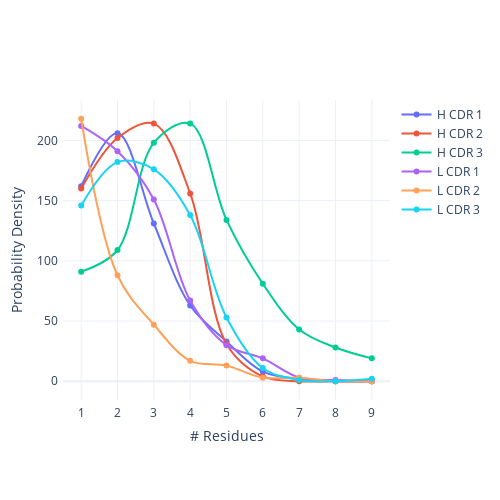

Notebook code cell kept with this figure:
### Code cell
hrange = (0, 10)
hcdr1_hist = np.histogram(buried_ab_ag_interface_res['hcdr1'], range=hrange, bins=10)
hcdr2_hist = np.histogram(buried_ab_ag_interface_res['hcdr2'], range=hrange, bins=10)
hcdr3_hist = np.histogram(buried_ab_ag_interface_res['hcdr3'], range=hrange, bins=10)
lcdr1_hist = np.histogram(buried_ab_ag_interface_res['lcdr1'], range=hrange, bins=10)
lcdr2_hist = np.histogram(buried_ab_ag_interface_res['lcdr2'], range=hrange, bins=10)
lcdr3_hist = np.histogram(buried_ab_ag_interface_res['lcdr3'], range=hrange, bins=10)

print('Average CDR length (number of residues)')
print(
    '   CDR1 CDR2 CDR3\n'
    f'H : {round(buried_ab_ag_interface_res["hcdr1"].mean(), 1)} '
    f' {round(buried_ab_ag_interface_res["hcdr2"].mean(), 1)} '
    f' {round(buried_ab_ag_interface_res["hcdr3"].mean(), 1)}\n'
    f'L : {round(buried_ab_ag_interface_res["lcdr1"].mean(), 1)} '
    f' {round(buried_ab_ag_interface_res["lcdr2"].mean(), 1)} '
    f' {round(buried_ab_ag_interface_res["lcdr3"].mean(), 1)}'
)
print(hcdr1_hist)
print(hcdr2_hist)
print(hcdr3_hist)
print(lcdr1_hist)
print(lcdr2_hist)
print(lcdr3_hist)

fig = go.Figure()
fig.add_trace(go.Scatter(y=hcdr1_hist[0][1:], x=hcdr1_hist[1][1:],
                    mode='lines+markers', line_shape='spline',
                    name='H CDR 1'))
fig.add_trace(go.Scatter(y=hcdr2_hist[0][1:], x=hcdr2_hist[1][1:],
                    mode='lines+markers', line_shape='spline',
                    name='H CDR 2'))
fig.add_trace(go.Scatter(y=hcdr3_hist[0][1:], x=hcdr3_hist[1][1:],
                    mode='lines+markers', line_shape='spline',
                    name='H CDR 3'))
fig.add_trace(go.Scatter(y=lcdr1_hist[0][1:], x=lcdr1_hist[1][1:],
                    mode='lines+markers', line_shape='spline',
                    name='L CDR 1'))
fig.add_trace(go.Scatter(y=lcdr2_hist[0][1:], x=lcdr2_hist[1][1:],
                    mode='lines+markers', line_shape='spline',
                    name='L CDR 2'))
fig.add_trace(go.Scatter(y=lcdr3_hist[0][1:], x=lcdr3_hist[1][1:],
                    mode='lines+markers', line_shape='spline',
                    name='L CDR 3'))
fig.update_layout(
    xaxis_title="# Residues",
    yaxis_title="Probability Density",
    template="plotly_white",
    autosize=False,
    width=500,
    height=500,
    margin=dict(
        l=50,
        r=50,
        b=100,
        t=100,
        pad=4
    ),
    xaxis_range=(0.5, 9.5),
    xaxis = dict(
        tickmode = 'linear',
        tick0 = 1,
        dtick = 1
    )
)
fig.show()

### Figure 1 — Plotly figure (JSON) as saved in the notebook; plotly's stock layout.template omitted (floating-point values rounded to 4 significant figures)
{"data": [{"line": {"shape": "spline"}, "mode": "lines+markers", "name": "H CDR 1", "type": "scatter", "x": [1, 2, 3, 4, 5, 6, 7, 8, 9, 10], "y": [162, 206, 131, 63, 33, 8, 2, 0, 0]}, {"line": {"shape": "spline"}, "mode": "lines+markers", "name": "H CDR 2", "type": "scatter", "x": [1, 2, 3, 4, 5, 6, 7, 8, 9, 10], "y": [160, 202, 214, 156, 31, 4, 0, 0, 0]}, {"line": {"shape": "spline"}, "mode": "lines+markers", "name": "H CDR 3", "type": "scatter", "x": [1, 2, 3, 4, 5, 6, 7, 8, 9, 10], "y": [91, 109, 198, 214, 134, 81, 43, 28, 19]}, {"line": {"shape": "spline"}, "mode": "lines+markers", "name": "L CDR 1", "type": "scatter", "x": [1, 2, 3, 4, 5, 6, 7, 8, 9, 10], "y": [212, 191, 151, 67, 30, 19, 3, 1, 0]}, {"line": {"shape": "spline"}, "mode": "lines+markers", "name": "L CDR 2", "type": "scatter", "x": [1, 2, 3, 4, 5, 6, 7, 8, 9, 10], "y": [218, 88, 47, 17, 13, 3, 3, 0, 0]}, {"line": {"shape": "spline"}, "mode": "lines+markers", "name": "L CDR 3", "type": "scatter", "x": [1, 2, 3, 4, 5, 6, 7, 8, 9, 10], "y": [146, 182, 176, 138, 53, 11, 1, 0, 2]}], "layout": {"autosize": false, "height": 500, "margin": {"b": 100, "l": 50, "pad": 4, "r": 50, "t": 100}, "width": 500, "xaxis": {"dtick": 1, "range": [0.5, 9.5], "tick0": 1, "tickmode": "linear", "title": {"text": "# Residues"}}, "yaxis": {"title": {"text": "Probability Density"}}}}
